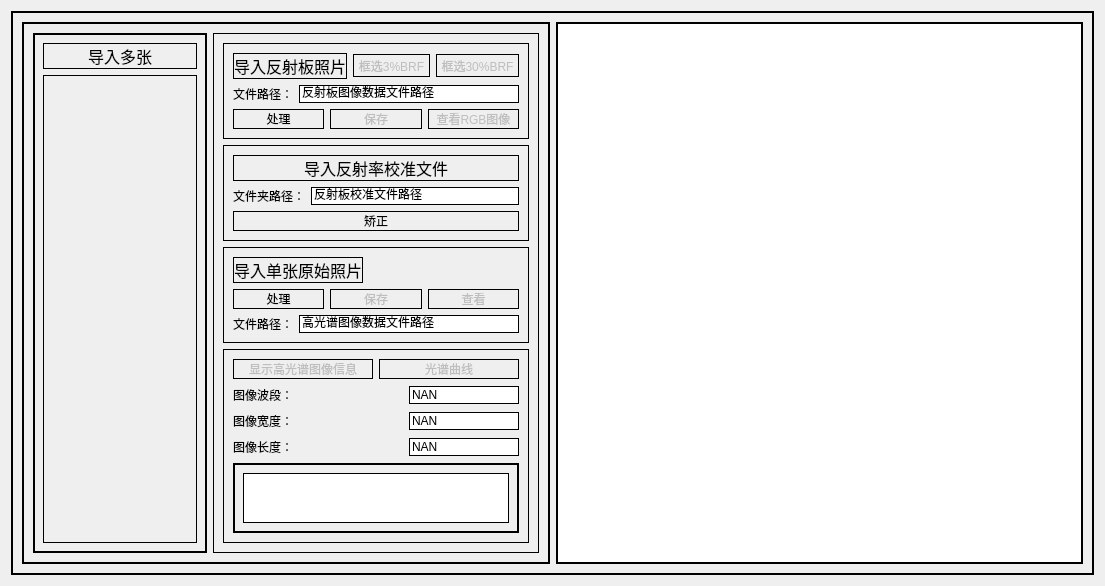
      <widget class="QWidget" name="Tab1">
       <property name="minimumSize">
        <size>
         <width>1105</width>
         <height>0</height>
        </size>
       </property>
       <property name="baseSize">
        <size>
         <width>0</width>
         <height>0</height>
        </size>
       </property>
       <property name="cursor">
        <cursorShape>ArrowCursor</cursorShape>
       </property>
       <property name="contextMenuPolicy">
        <enum>Qt::DefaultContextMenu</enum>
       </property>
       <attribute name="title">
        <string>原始数据</string>
       </attribute>
       <layout class="QHBoxLayout" name="horizontalLayout_16">
        <item>
         <widget class="QFrame" name="frame">
          <property name="styleSheet">
           <string notr="true">border: 2px solid black;
font: 12pt &quot;Agency FB&quot;;
</string>
          </property>
          <property name="frameShape">
           <enum>QFrame::StyledPanel</enum>
          </property>
          <property name="frameShadow">
           <enum>QFrame::Raised</enum>
          </property>
          <layout class="QHBoxLayout" name="horizontalLayout_43">
           <item>
            <widget class="QFrame" name="frame_16">
             <property name="sizePolicy">
              <sizepolicy hsizetype="Expanding" vsizetype="Expanding">
               <horstretch>0</horstretch>
               <verstretch>0</verstretch>
              </sizepolicy>
             </property>
             <property name="frameShape">
              <enum>QFrame::StyledPanel</enum>
             </property>
             <property name="frameShadow">
              <enum>QFrame::Raised</enum>
             </property>
             <layout class="QHBoxLayout" name="horizontalLayout_24">
              <item>
               <widget class="QScrollArea" name="RawFilesScrollArea">
                <property name="styleSheet">
                 <string notr="true">border: 1px solid black;</string>
                </property>
                <property name="widgetResizable">
                 <bool>true</bool>
                </property>
                <widget class="QWidget" name="scrollAreaWidgetContents_2">
                 <property name="geometry">
                  <rect>
                   <x>0</x>
                   <y>0</y>
                   <width>232</width>
                   <height>728</height>
                  </rect>
                 </property>
                 <layout class="QVBoxLayout" name="verticalLayout_19">
                  <item>
                   <widget class="QPushButton" name="impRawsBtn">
                    <property name="font">
                     <font>
                      <family>Agency FB</family>
                      <pointsize>12</pointsize>
                      <weight>50</weight>
                      <italic>false</italic>
                      <bold>false</bold>
                     </font>
                    </property>
                    <property name="cursor">
                     <cursorShape>PointingHandCursor</cursorShape>
                    </property>
                    <property name="statusTip">
                     <string/>
                    </property>
                    <property name="text">
                     <string>导入多张</string>
                    </property>
                   </widget>
                  </item>
                  <item>
                   <widget class="QWidget" name="rawFilesWidget" native="true">
                    <property name="sizePolicy">
                     <sizepolicy hsizetype="Expanding" vsizetype="Expanding">
                      <horstretch>100</horstretch>
                      <verstretch>90</verstretch>
                     </sizepolicy>
                    </property>
                    <property name="styleSheet">
                     <string notr="true">background-color: None;</string>
                    </property>
                   </widget>
                  </item>
                 </layout>
                </widget>
               </widget>
              </item>
              <item>
               <widget class="QFrame" name="frame_11">
                <property name="sizePolicy">
                 <sizepolicy hsizetype="Expanding" vsizetype="Expanding">
                  <horstretch>0</horstretch>
                  <verstretch>0</verstretch>
                 </sizepolicy>
                </property>
                <property name="styleSheet">
                 <string notr="true">border: 1px solid black;</string>
                </property>
                <property name="frameShape">
                 <enum>QFrame::StyledPanel</enum>
                </property>
                <property name="frameShadow">
                 <enum>QFrame::Raised</enum>
                </property>
                <layout class="QVBoxLayout" name="verticalLayout_20">
                 <item>
                  <widget class="QFrame" name="frame_7">
                   <property name="frameShape">
                    <enum>QFrame::StyledPanel</enum>
                   </property>
                   <property name="frameShadow">
                    <enum>QFrame::Raised</enum>
                   </property>
                   <layout class="QHBoxLayout" name="horizontalLayout_19">
                    <item>
                     <layout class="QVBoxLayout" name="verticalLayout_7">
                      <item>
                       <layout class="QHBoxLayout" name="horizontalLayout_27">
                        <item>
                         <widget class="QPushButton" name="impBRFImgBtn">
                          <property name="font">
                           <font>
                            <family>Agency FB</family>
                            <pointsize>12</pointsize>
                            <weight>50</weight>
                            <italic>false</italic>
                            <bold>false</bold>
                           </font>
                          </property>
                          <property name="cursor">
                           <cursorShape>PointingHandCursor</cursorShape>
                          </property>
                          <property name="statusTip">
                           <string/>
                          </property>
                          <property name="text">
                           <string>导入反射板照片</string>
                          </property>
                         </widget>
                        </item>
                        <item>
                         <widget class="QToolButton" name="selectBox3Btn">
                          <property name="enabled">
                           <bool>false</bool>
                          </property>
                          <property name="text">
                           <string>框选3%BRF</string>
                          </property>
                         </widget>
                        </item>
                        <item>
                         <widget class="QToolButton" name="selectBox30Btn">
                          <property name="enabled">
                           <bool>false</bool>
                          </property>
                          <property name="text">
                           <string>框选30%BRF</string>
                          </property>
                         </widget>
                        </item>
                       </layout>
                      </item>
                      <item>
                       <layout class="QHBoxLayout" name="horizontalLayout_28">
                        <item>
                         <widget class="QLabel" name="label_12">
                          <property name="styleSheet">
                           <string notr="true">Border: none</string>
                          </property>
                          <property name="text">
                           <string>文件路径：</string>
                          </property>
                         </widget>
                        </item>
                        <item>
                         <widget class="QLineEdit" name="BRFPathlineEdit">
                          <property name="text">
                           <string>反射板图像数据文件路径</string>
                          </property>
                         </widget>
                        </item>
                       </layout>
                      </item>
                      <item>
                       <layout class="QHBoxLayout" name="horizontalLayout_29">
                        <item>
                         <widget class="QPushButton" name="BRFRawGeneBtn">
                          <property name="cursor">
                           <cursorShape>PointingHandCursor</cursorShape>
                          </property>
                          <property name="text">
                           <string>处理</string>
                          </property>
                         </widget>
                        </item>
                        <item>
                         <widget class="QPushButton" name="BRFRawSaveBtn">
                          <property name="enabled">
                           <bool>false</bool>
                          </property>
                          <property name="cursor">
                           <cursorShape>PointingHandCursor</cursorShape>
                          </property>
                          <property name="text">
                           <string>保存</string>
                          </property>
                         </widget>
                        </item>
                        <item>
                         <widget class="QPushButton" name="BRFRawViewBtn">
                          <property name="enabled">
                           <bool>false</bool>
                          </property>
                          <property name="cursor">
                           <cursorShape>PointingHandCursor</cursorShape>
                          </property>
                          <property name="statusTip">
                           <string extracomment="click"/>
                          </property>
                          <property name="text">
                           <string>查看RGB图像</string>
                          </property>
                         </widget>
                        </item>
                       </layout>
                      </item>
                     </layout>
                    </item>
                   </layout>
                  </widget>
                 </item>
                 <item>
                  <widget class="QFrame" name="frame_15">
                   <property name="frameShape">
                    <enum>QFrame::StyledPanel</enum>
                   </property>
                   <property name="frameShadow">
                    <enum>QFrame::Raised</enum>
                   </property>
                   <layout class="QVBoxLayout" name="verticalLayout_14">
                    <item>
                     <layout class="QVBoxLayout" name="verticalLayout_13">
                      <item>
                       <layout class="QHBoxLayout" name="horizontalLayout_32">
                        <item>
                         <widget class="QPushButton" name="importRftCaliFileBtn">
                          <property name="font">
                           <font>
                            <family>Agency FB</family>
                            <pointsize>12</pointsize>
                            <weight>50</weight>
                            <italic>false</italic>
                            <bold>false</bold>
                           </font>
                          </property>
                          <property name="cursor">
                           <cursorShape>PointingHandCursor</cursorShape>
                          </property>
                          <property name="text">
                           <string>导入反射率校准文件</string>
                          </property>
                         </widget>
                        </item>
                       </layout>
                      </item>
                     </layout>
                    </item>
                    <item>
                     <layout class="QHBoxLayout" name="horizontalLayout_20">
                      <item>
                       <widget class="QLabel" name="label_10">
                        <property name="styleSheet">
                         <string notr="true">Border: none</string>
                        </property>
                        <property name="text">
                         <string>文件夹路径：</string>
                        </property>
                       </widget>
                      </item>
                      <item>
                       <widget class="QLineEdit" name="BRFCaliPathlineEdit">
                        <property name="text">
                         <string>反射板校准文件路径</string>
                        </property>
                       </widget>
                      </item>
                     </layout>
                    </item>
                    <item>
                     <layout class="QHBoxLayout" name="horizontalLayout_9">
                      <item>
                       <widget class="QPushButton" name="RefCaliBtn">
                        <property name="cursor">
                         <cursorShape>PointingHandCursor</cursorShape>
                        </property>
                        <property name="text">
                         <string>矫正</string>
                        </property>
                       </widget>
                      </item>
                     </layout>
                    </item>
                   </layout>
                  </widget>
                 </item>
                 <item>
                  <widget class="QFrame" name="frame_5">
                   <property name="frameShape">
                    <enum>QFrame::StyledPanel</enum>
                   </property>
                   <property name="frameShadow">
                    <enum>QFrame::Raised</enum>
                   </property>
                   <layout class="QHBoxLayout" name="horizontalLayout_18">
                    <item>
                     <layout class="QVBoxLayout" name="verticalLayout">
                      <item>
                       <layout class="QHBoxLayout" name="horizontalLayout_14">
                        <item>
                         <widget class="QPushButton" name="impRawBtn">
                          <property name="font">
                           <font>
                            <family>Agency FB</family>
                            <pointsize>12</pointsize>
                            <weight>50</weight>
                            <italic>false</italic>
                            <bold>false</bold>
                           </font>
                          </property>
                          <property name="cursor">
                           <cursorShape>PointingHandCursor</cursorShape>
                          </property>
                          <property name="statusTip">
                           <string/>
                          </property>
                          <property name="text">
                           <string>导入单张原始照片</string>
                          </property>
                         </widget>
                        </item>
                        <item>
                         <spacer name="horizontalSpacer_2">
                          <property name="orientation">
                           <enum>Qt::Horizontal</enum>
                          </property>
                          <property name="sizeHint" stdset="0">
                           <size>
                            <width>40</width>
                            <height>20</height>
                           </size>
                          </property>
                         </spacer>
                        </item>
                       </layout>
                      </item>
                      <item>
                       <layout class="QHBoxLayout" name="horizontalLayout_13">
                        <item>
                         <widget class="QPushButton" name="rgbGeneBtn">
                          <property name="cursor">
                           <cursorShape>PointingHandCursor</cursorShape>
                          </property>
                          <property name="text">
                           <string>处理</string>
                          </property>
                         </widget>
                        </item>
                        <item>
                         <widget class="QPushButton" name="rgbSaveBtn">
                          <property name="enabled">
                           <bool>false</bool>
                          </property>
                          <property name="cursor">
                           <cursorShape>PointingHandCursor</cursorShape>
                          </property>
                          <property name="text">
                           <string>保存</string>
                          </property>
                         </widget>
                        </item>
                        <item>
                         <widget class="QPushButton" name="rgbViewBtn">
                          <property name="enabled">
                           <bool>false</bool>
                          </property>
                          <property name="cursor">
                           <cursorShape>PointingHandCursor</cursorShape>
                          </property>
                          <property name="statusTip">
                           <string extracomment="click"/>
                          </property>
                          <property name="text">
                           <string>查看</string>
                          </property>
                         </widget>
                        </item>
                       </layout>
                      </item>
                      <item>
                       <layout class="QHBoxLayout" name="horizontalLayout_15">
                        <item>
                         <widget class="QLabel" name="label">
                          <property name="styleSheet">
                           <string notr="true">Border: none</string>
                          </property>
                          <property name="text">
                           <string>文件路径：</string>
                          </property>
                         </widget>
                        </item>
                        <item>
                         <widget class="QLineEdit" name="rawHSIPathlineEdit">
                          <property name="text">
                           <string>高光谱图像数据文件路径</string>
                          </property>
                         </widget>
                        </item>
                       </layout>
                      </item>
                     </layout>
                    </item>
                   </layout>
                  </widget>
                 </item>
                 <item>
                  <widget class="QFrame" name="frame_6">
                   <property name="styleSheet">
                    <string notr="true"/>
                   </property>
                   <property name="frameShape">
                    <enum>QFrame::StyledPanel</enum>
                   </property>
                   <property name="frameShadow">
                    <enum>QFrame::Raised</enum>
                   </property>
                   <layout class="QVBoxLayout" name="verticalLayout_6">
                    <item>
                     <layout class="QHBoxLayout" name="horizontalLayout_17">
                      <item>
                       <widget class="QPushButton" name="showHsiInfoBtn">
                        <property name="enabled">
                         <bool>false</bool>
                        </property>
                        <property name="cursor">
                         <cursorShape>PointingHandCursor</cursorShape>
                        </property>
                        <property name="text">
                         <string>显示高光谱图像信息</string>
                        </property>
                       </widget>
                      </item>
                      <item>
                       <widget class="QPushButton" name="HSCurveBtn">
                        <property name="enabled">
                         <bool>false</bool>
                        </property>
                        <property name="cursor">
                         <cursorShape>PointingHandCursor</cursorShape>
                        </property>
                        <property name="text">
                         <string>光谱曲线</string>
                        </property>
                       </widget>
                      </item>
                     </layout>
                    </item>
                    <item>
                     <layout class="QVBoxLayout" name="verticalLayout_2">
                      <item>
                       <layout class="QHBoxLayout" name="horizontalLayout_3">
                        <item>
                         <widget class="QLabel" name="label_4">
                          <property name="styleSheet">
                           <string notr="true">Border:None;</string>
                          </property>
                          <property name="text">
                           <string>图像波段：</string>
                          </property>
                         </widget>
                        </item>
                        <item>
                         <spacer name="horizontalSpacer_9">
                          <property name="orientation">
                           <enum>Qt::Horizontal</enum>
                          </property>
                          <property name="sizeHint" stdset="0">
                           <size>
                            <width>28</width>
                            <height>20</height>
                           </size>
                          </property>
                         </spacer>
                        </item>
                        <item>
                         <widget class="QLineEdit" name="wlShowBtn">
                          <property name="styleSheet">
                           <string notr="true">font: 12pt &quot;Times New Roman&quot;;</string>
                          </property>
                          <property name="text">
                           <string>NAN</string>
                          </property>
                         </widget>
                        </item>
                       </layout>
                      </item>
                      <item>
                       <layout class="QHBoxLayout" name="horizontalLayout_2">
                        <item>
                         <widget class="QLabel" name="label_3">
                          <property name="styleSheet">
                           <string notr="true">Border:None;</string>
                          </property>
                          <property name="text">
                           <string>图像宽度：</string>
                          </property>
                         </widget>
                        </item>
                        <item>
                         <spacer name="horizontalSpacer_8">
                          <property name="orientation">
                           <enum>Qt::Horizontal</enum>
                          </property>
                          <property name="sizeHint" stdset="0">
                           <size>
                            <width>28</width>
                            <height>20</height>
                           </size>
                          </property>
                         </spacer>
                        </item>
                        <item>
                         <widget class="QLineEdit" name="widthShowBtn">
                          <property name="styleSheet">
                           <string notr="true">font: 12pt &quot;Times New Roman&quot;;</string>
                          </property>
                          <property name="text">
                           <string>NAN</string>
                          </property>
                         </widget>
                        </item>
                       </layout>
                      </item>
                      <item>
                       <layout class="QHBoxLayout" name="horizontalLayout">
                        <item>
                         <widget class="QLabel" name="label_2">
                          <property name="styleSheet">
                           <string notr="true">Border:None;</string>
                          </property>
                          <property name="text">
                           <string>图像长度：</string>
                          </property>
                         </widget>
                        </item>
                        <item>
                         <spacer name="horizontalSpacer">
                          <property name="orientation">
                           <enum>Qt::Horizontal</enum>
                          </property>
                          <property name="sizeHint" stdset="0">
                           <size>
                            <width>28</width>
                            <height>20</height>
                           </size>
                          </property>
                         </spacer>
                        </item>
                        <item>
                         <widget class="QLineEdit" name="lenShowBtn">
                          <property name="styleSheet">
                           <string notr="true">font: 12pt &quot;Times New Roman&quot;;</string>
                          </property>
                          <property name="text">
                           <string>NAN</string>
                          </property>
                         </widget>
                        </item>
                       </layout>
                      </item>
                     </layout>
                    </item>
                    <item>
                     <widget class="QScrollArea" name="WaveScrollArea">
                      <property name="styleSheet">
                       <string notr="true">border: 1px solid black;</string>
                      </property>
                      <property name="widgetResizable">
                       <bool>true</bool>
                      </property>
                      <widget class="QWidget" name="scrollAreaWidgetContents">
                       <property name="geometry">
                        <rect>
                         <x>0</x>
                         <y>0</y>
                         <width>358</width>
                         <height>136</height>
                        </rect>
                       </property>
                       <layout class="QHBoxLayout" name="horizontalLayout_22">
                        <item>
                         <widget class="QWidget" name="wavesWidget" native="true">
                          <property name="styleSheet">
                           <string notr="true">background-color: white;</string>
                          </property>
                         </widget>
                        </item>
                       </layout>
                      </widget>
                     </widget>
                    </item>
                   </layout>
                  </widget>
                 </item>
                </layout>
               </widget>
              </item>
             </layout>
            </widget>
           </item>
           <item>
            <widget class="QGraphicsView" name="hsiRawView">
             <property name="sizePolicy">
              <sizepolicy hsizetype="Expanding" vsizetype="Expanding">
               <horstretch>0</horstretch>
               <verstretch>0</verstretch>
              </sizepolicy>
             </property>
             <property name="sizeIncrement">
              <size>
               <width>0</width>
               <height>0</height>
              </size>
             </property>
            </widget>
           </item>
          </layout>
         </widget>
        </item>
       </layout>
      </widget>
